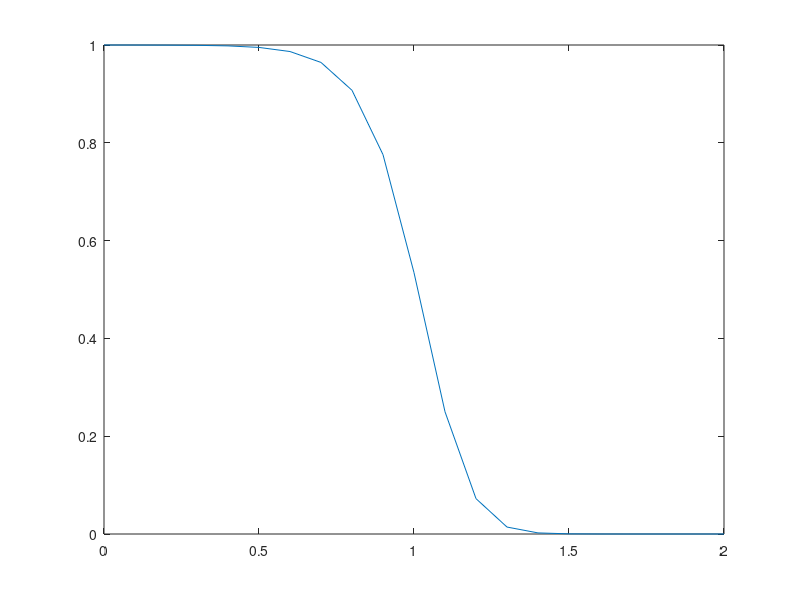

MATLAB code for this plot:
% Plot sigmoid

distance = 0:0.1:2;

obs_lambda = 10.0;
obs_buffer = 1.1;
   
field1 =  1 ./ (1+exp(obs_lambda.*(distance - obs_buffer))); 

plot(distance,field1.^2);